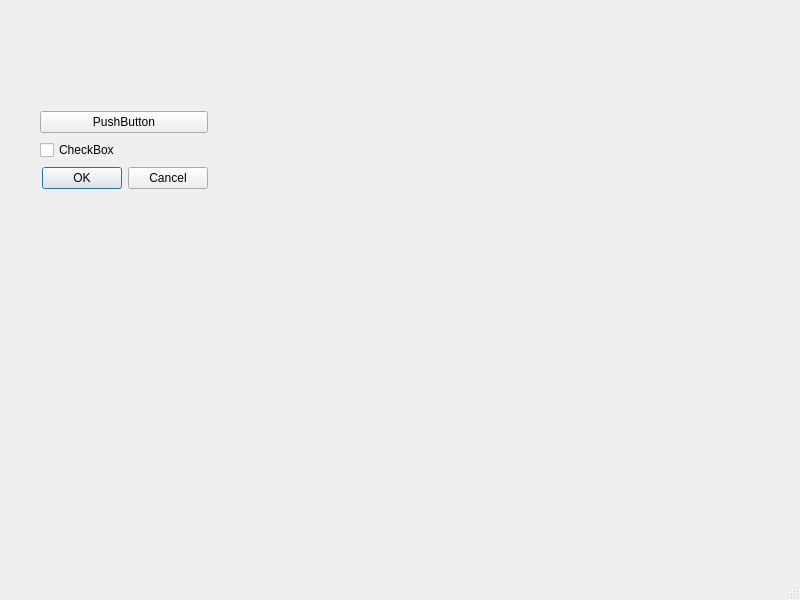
<?xml version="1.0" encoding="UTF-8"?>
<ui version="4.0">
 <class>MainWindow</class>
 <widget class="QMainWindow" name="MainWindow">
  <property name="geometry">
   <rect>
    <x>0</x>
    <y>0</y>
    <width>800</width>
    <height>600</height>
   </rect>
  </property>
  <property name="windowTitle">
   <string>MainWindow</string>
  </property>
  <widget class="QWidget" name="centralwidget">
   <widget class="QWidget" name="">
    <property name="geometry">
     <rect>
      <x>40</x>
      <y>110</y>
      <width>168</width>
      <height>80</height>
     </rect>
    </property>
    <layout class="QVBoxLayout" name="verticalLayout">
     <item>
      <widget class="QPushButton" name="pushButton">
       <property name="text">
        <string>PushButton</string>
       </property>
      </widget>
     </item>
     <item>
      <widget class="QCheckBox" name="checkBox">
       <property name="text">
        <string>CheckBox</string>
       </property>
      </widget>
     </item>
     <item>
      <widget class="QDialogButtonBox" name="buttonBox">
       <property name="standardButtons">
        <set>QDialogButtonBox::Cancel|QDialogButtonBox::Ok</set>
       </property>
      </widget>
     </item>
    </layout>
   </widget>
  </widget>
  <widget class="QMenuBar" name="menubar">
   <property name="geometry">
    <rect>
     <x>0</x>
     <y>0</y>
     <width>800</width>
     <height>28</height>
    </rect>
   </property>
  </widget>
  <widget class="QStatusBar" name="statusbar"/>
 </widget>
 <resources/>
 <connections/>
</ui>
